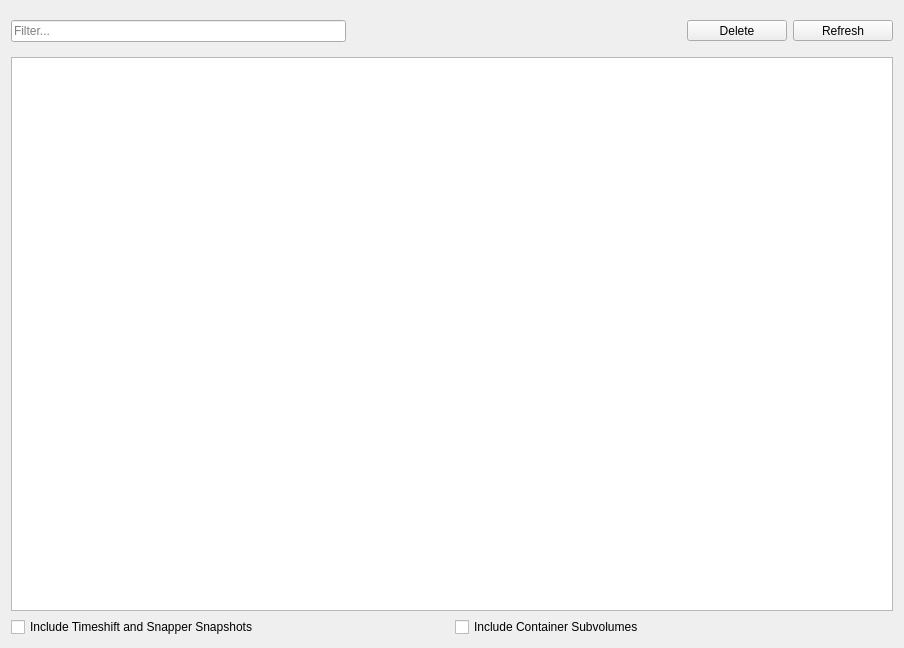
          <widget class="QWidget" name="scrollAreaWidgetContents_2">
           <property name="geometry">
            <rect>
             <x>0</x>
             <y>0</y>
             <width>904</width>
             <height>648</height>
            </rect>
           </property>
           <layout class="QGridLayout" name="gridLayout_10">
            <item row="2" column="0">
             <layout class="QHBoxLayout" name="horizontalLayout_includeSubvolumes">
              <item>
               <widget class="QCheckBox" name="checkBox_subvolIncludeSnapshots">
                <property name="toolTip">
                 <string>&lt;html&gt;&lt;head/&gt;&lt;body&gt;&lt;p&gt;Include children subvolumes of .snapshots and timeshift folders.&lt;/p&gt;&lt;/body&gt;&lt;/html&gt;</string>
                </property>
                <property name="text">
                 <string>Include Timeshift and Snapper Snapshots</string>
                </property>
                <property name="checked">
                 <bool>false</bool>
                </property>
               </widget>
              </item>
              <item>
               <widget class="QCheckBox" name="checkBox_subvolIncludeContainer">
                <property name="text">
                 <string>Include Container Subvolumes</string>
                </property>
                <property name="checked">
                 <bool>false</bool>
                </property>
               </widget>
              </item>
             </layout>
            </item>
            <item row="0" column="0">
             <widget class="QFrame" name="frame_subvolumesOptions">
              <layout class="QHBoxLayout" name="horizontalLayout_9">
               <property name="leftMargin">
                <number>0</number>
               </property>
               <property name="rightMargin">
                <number>0</number>
               </property>
               <item>
                <widget class="FilterLineEdit" name="lineEdit_subvolFilter">
                 <property name="placeholderText">
                  <string>Filter...</string>
                 </property>
                </widget>
               </item>
               <item>
                <spacer name="horizontalSpacer_9">
                 <property name="orientation">
                  <enum>Qt::Horizontal</enum>
                 </property>
                 <property name="sizeHint" stdset="0">
                  <size>
                   <width>40</width>
                   <height>20</height>
                  </size>
                 </property>
                </spacer>
               </item>
               <item>
                <widget class="QToolButton" name="pushButton_subvolDelete">
                 <property name="minimumSize">
                  <size>
                   <width>100</width>
                   <height>0</height>
                  </size>
                 </property>
                 <property name="text">
                  <string>Delete</string>
                 </property>
                 <property name="icon">
                  <iconset resource="../../data/icons/icons.qrc">
                   <normaloff>:/icons/minus.png</normaloff>:/icons/minus.png</iconset>
                 </property>
                 <property name="toolButtonStyle">
                  <enum>Qt::ToolButtonTextUnderIcon</enum>
                 </property>
                </widget>
               </item>
               <item>
                <widget class="QToolButton" name="pushButton_subvolRefresh">
                 <property name="minimumSize">
                  <size>
                   <width>100</width>
                   <height>0</height>
                  </size>
                 </property>
                 <property name="text">
                  <string>Refresh</string>
                 </property>
                 <property name="icon">
                  <iconset resource="../../data/icons/icons.qrc">
                   <normaloff>:/icons/reload.png</normaloff>:/icons/reload.png</iconset>
                 </property>
                 <property name="toolButtonStyle">
                  <enum>Qt::ToolButtonTextUnderIcon</enum>
                 </property>
                </widget>
               </item>
              </layout>
             </widget>
            </item>
            <item row="1" column="0">
             <widget class="QTableView" name="tableView_subvols">
              <property name="selectionMode">
               <enum>QAbstractItemView::SingleSelection</enum>
              </property>
              <property name="selectionBehavior">
               <enum>QAbstractItemView::SelectRows</enum>
              </property>
              <property name="sortingEnabled">
               <bool>true</bool>
              </property>
              <property name="wordWrap">
               <bool>false</bool>
              </property>
              <attribute name="horizontalHeaderStretchLastSection">
               <bool>false</bool>
              </attribute>
              <attribute name="verticalHeaderVisible">
               <bool>false</bool>
              </attribute>
              <attribute name="verticalHeaderStretchLastSection">
               <bool>false</bool>
              </attribute>
             </widget>
            </item>
           </layout>
          </widget>
